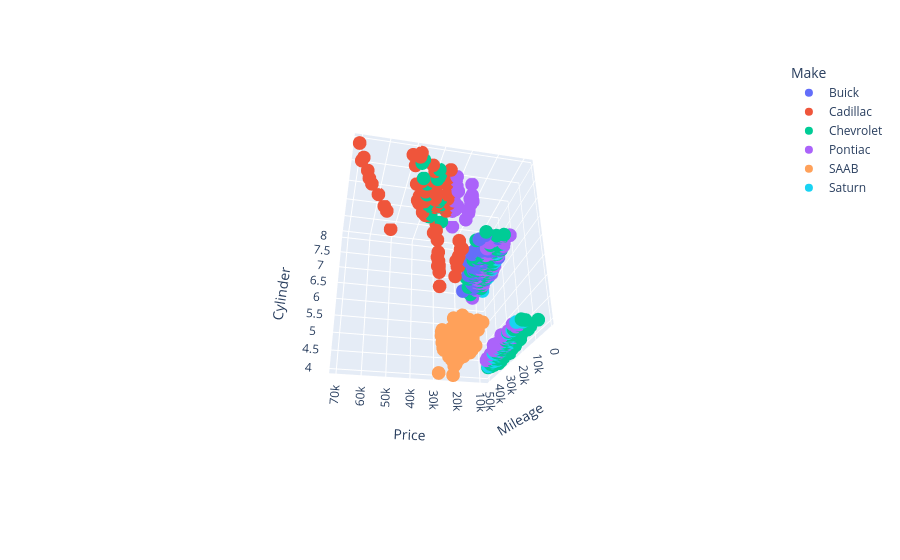

The cell this chart's notebook holds for it:
### Code cell
px.scatter_3d(df, x="Mileage",y="Price",color="Make",z="Cylinder")
